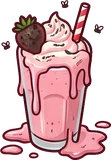
#> input picture ui/cafe/art/burnt-strawshake.webp, 111 x 160 px
$ python -i make_cafe_halloween2.py   (imports and definitions only)
#> lines starting #> are read from the running program, lines starting #| are printed output that depends on the picture
#> further down, picture is the input picture: PIL image 111x160 RGBA; mean R, G, B, A 126.9, 80.8, 87, 148.7
#!/usr/bin/env python3
"""NeuroCafe, V25 stand-in pictures (2026-10-25) until N58's sheets are painted -- the cutter writes over them:

- the four Halloween guests (dracula, frank, witch, pumpkinhead): the regulars' every picture, recoloured
  (dracula from the old man, frank and pumpkinhead from the boy, the witch from the woman), their frame data copied;
- the candy store's potions (art/ui/potion-golden, -crowd, -chef, -mastery): the old bottles recoloured;
- low tables, floor cushions and the two readers' tables, drawn in the game's ink style;
- Halloween's 16 town things (prop-hw_*): the game's own street pictures and colour emoji put together;
- the wall cobwebs and broom (slanted for the left wall), the three tarot frames (the photo mounts recoloured) and a
  card back (art/ui/card-back) for a frame whose deck isn't on this computer.

    python3 tools/make_cafe_halloween2.py
"""
import io
import json
import math
import os
import sys
import subprocess
from PIL import Image, ImageDraw, ImageEnhance, ImageFont, ImageOps

ROOT = os.path.join(os.path.dirname(os.path.abspath(__file__)), "..")
OUT = os.path.join(ROOT, "ui", "cafe", "art")
UI = os.path.join(OUT, "ui")
INK = "#3a1d14"
EMOJI = "/usr/share/fonts/noto/NotoColorEmoji.ttf"

GUESTS = {"dracula": ("oldman", 270, 0.35, 0.75), "frank": ("boy", 95, 1.1, 0.95), "witch": ("woman", 285, 1.0, 0.85), "pumpkinhead": ("boy", 25, 1.4, 1.0)}
POSES = ["tl", "tr", "al", "ar", "sit-f", "sit-b", "stool-f", "stool-b"] + [f"{p}-{i}" for p in ("tl", "ar") for i in range(1, 5)]


# [4 lines left out: function render, not called in this run]


def svg(w, h, body):
    return (f'<svg xmlns="http://www.w3.org/2000/svg" viewBox="0 0 {w} {h}" width="{w * 2}" height="{h * 2}">'
            f'<g stroke="{INK}" stroke-width="2.6" stroke-linejoin="round" stroke-linecap="round">{body}</g></svg>')


# [27 lines left out: functions recolour, emoji, on, not called in this run]


def canvas(w, h):
    return Image.new("RGBA", (w, h), (0, 0, 0, 0))


# [12 lines left out: functions shadow, stack, not called in this run]


# ---- low furniture (front down-left; -r mirrored) -------------------------------------------------------------------
def iso(x, y, z):
    return (150 + (x - y) * 100, 150 + (x + y) * 50 - z)


def poly(pts, fill):
    return f'<polygon points="{" ".join(f"{a:.1f},{b:.1f}" for a, b in pts)}" fill="{fill}"/>'


# [4 lines left out: function box, not called in this run]


def low_table(top, side, dark, extra=""):
    legs = "".join(box(x, x + 0.08, y, y + 0.08, 0, 26, side, dark, dark) for x, y in ((-0.5, -0.5), (0.42, -0.5), (-0.5, 0.42), (0.42, 0.42)))
    return svg(300, 300, legs + box(-0.55, 0.55, -0.55, 0.55, 26, 36, top, side, dark) + extra)


# [27 lines left out: functions round_low, cushion, pouf, reader, not called in this run]


def ball(cx, cy):
    return (f'<ellipse cx="{cx}" cy="{cy + 2}" rx="22" ry="8" fill="#c9973f"/><circle cx="{cx}" cy="{cy - 22}" r="24" fill="#bfe6ff"/>'
            f'<circle cx="{cx - 8}" cy="{cy - 30}" r="7" fill="#ffffff" stroke="none" opacity=".8"/>')


# [5 lines left out: function cards, not called in this run]


# ---- the wall: cobwebs and a broom, slanted like the left wall --------------------------------------------------------
SKEW = "skewY(-26.565)"


# [18 lines left out: functions web, slanted, not called in this run]


def portrait(pic):
    """A landscape photo mount (slanted onto the left wall, its 3D edge up-left) made portrait (Cam, 25 Oct: tarot cards
    are tall): straightened off the slope, rows and columns swapped (a transpose keeps the edge up-left), slanted back."""
    w, h = pic.size
#> w = 111; h = 160
    flat = pic.transform((w, h + w), Image.AFFINE, (1, 0, 0, -0.5, 1, 0), Image.BICUBIC)
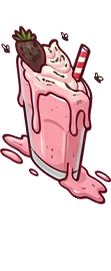
#> flat: PIL image 111x271 RGBA; mean R, G, B, A 67.5, 43.7, 46.5, 87.8; transparent parts drawn white
    flat = flat.crop(flat.getbbox()).transpose(Image.TRANSPOSE)
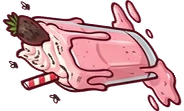
#> flat: PIL image 184x111 RGBA; mean R, G, B, A 99.4, 64.4, 68.4, 129.3; transparent parts drawn white
    flat = flat.resize((flat.width, round(flat.height * 1.25)), Image.LANCZOS)     # (a card is taller still: 1 by 1.7)
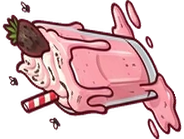
#> flat: PIL image 184x139 RGBA; mean R, G, B, A 100.6, 64.5, 68.7, 129.3; transparent parts drawn white
    W, H = flat.size
#> W = 184; H = 139
    out = flat.transform((W, H + W // 2 + 1), Image.AFFINE, (1, 0, 0, 0.5, 1, -W / 2), Image.BICUBIC)
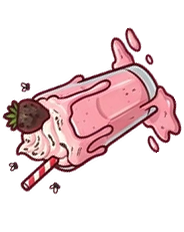
#> out: PIL image 184x232 RGBA; mean R, G, B, A 59.3, 38.4, 40.8, 77.4; transparent parts drawn white
    return out.crop(out.getbbox())
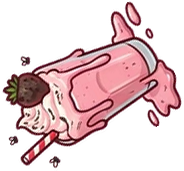
#> returned value: PIL image 184x171 RGBA; mean R, G, B, A 80.5, 52.1, 55.4, 105; transparent parts drawn white


# [76 lines left out: functions card_back, main, not called in this run]


# [2 lines not run here, left out]

>>> from PIL import Image
>>> picture = Image.open('../ui/cafe/art/burnt-strawshake.webp')
>>> result = portrait(picture)

$ run again, on ui/cafe/art/counter-mint-l-jn.webp
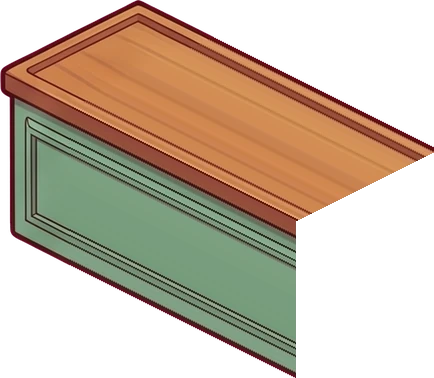
#> input picture ui/cafe/art/counter-mint-l-jn.webp, 434 x 378 px
#> picture is the input picture: PIL image 434x378 RGBA; mean R, G, B, A 86.7, 69.7, 52.4, 136.9
#> in portrait, `out = flat.transform((W, H + W // 2 + 1), Image.AFFINE, (1, 0, 0, 0.5,..`:
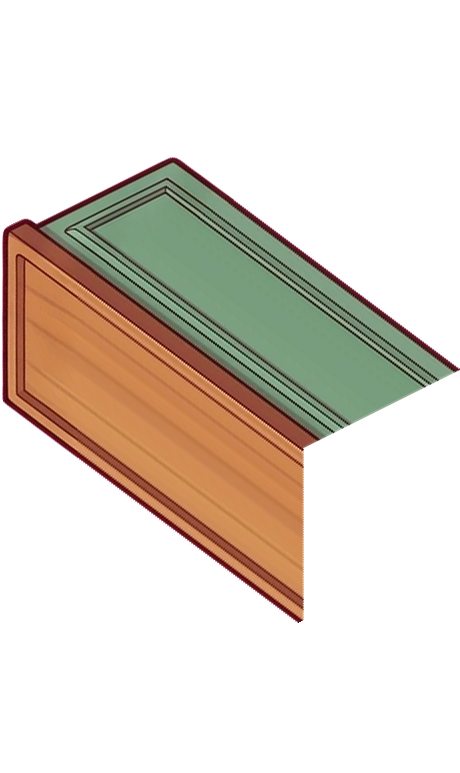
#> out: PIL image 460x773 RGBA; mean R, G, B, A 47.7, 38.7, 28.2, 78.8; transparent parts drawn white
#> in portrait, `return out.crop(out.getbbox())`:
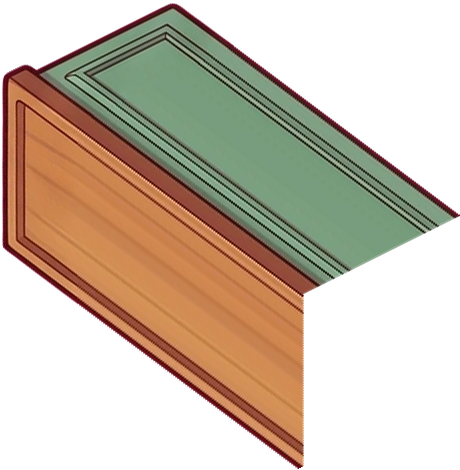
#> returned value: PIL image 460x470 RGBA; mean R, G, B, A 78.5, 63.6, 46.4, 129.7; transparent parts drawn white

$ run again, on ui/cafe/art/counter-walnut-l.webp
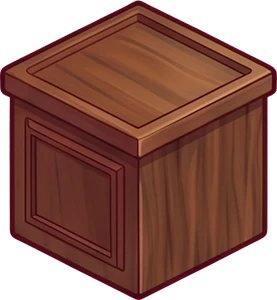
#> input picture ui/cafe/art/counter-walnut-l.webp, 277 x 300 px
#> picture is the input picture: PIL image 277x300 RGBA; mean R, G, B, A 89.7, 45.5, 36.6, 189
#> in portrait, `out = flat.transform((W, H + W // 2 + 1), Image.AFFINE, (1, 0, 0, 0.5,..`:
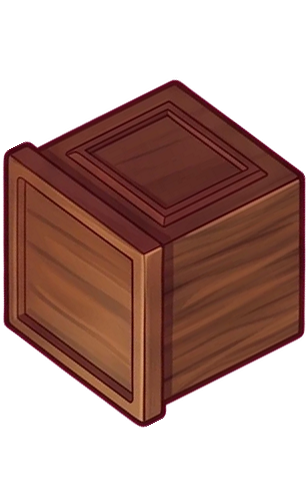
#> out: PIL image 308x501 RGBA; mean R, G, B, A 57.2, 28.8, 22.2, 127.1; transparent parts drawn white
#> in portrait, `return out.crop(out.getbbox())`:
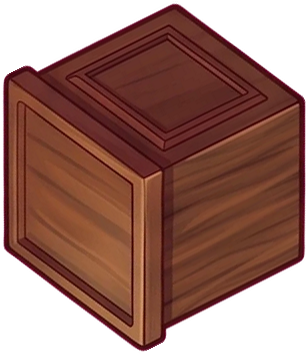
#> returned value: PIL image 308x354 RGBA; mean R, G, B, A 81, 40.7, 31.4, 179.9; transparent parts drawn white

$ run again, on ui/cafe/art/floor-mosaic.webp
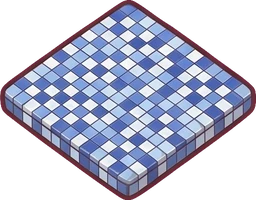
#> input picture ui/cafe/art/floor-mosaic.webp, 256 x 200 px
#> picture is the input picture: PIL image 256x200 RGBA; mean R, G, B, A 87.7, 88.7, 109.3, 147.4
#> in portrait, `out = flat.transform((W, H + W // 2 + 1), Image.AFFINE, (1, 0, 0, 0.5,..`:
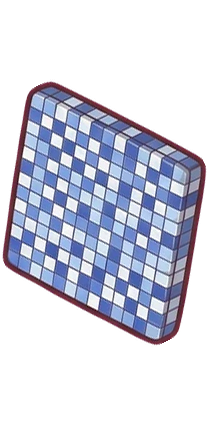
#> out: PIL image 209x425 RGBA; mean R, G, B, A 59.3, 61.3, 75.5, 106.2; transparent parts drawn white
#> in portrait, `return out.crop(out.getbbox())`:
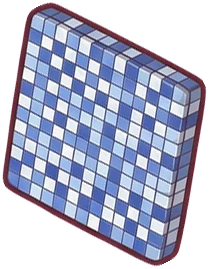
#> returned value: PIL image 209x269 RGBA; mean R, G, B, A 93.7, 96.9, 119.2, 167.7; transparent parts drawn white
